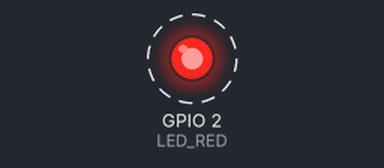
A sketch run on a simulated ESP32. Shown: output pins drawn as LEDs (lit = HIGH). Dashed ring = blinking.

Above: at 0.5 s.
Timing chart, 0 to 4.6 s (numbered marks = the images above):
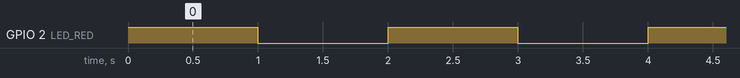

The sketch:

01_Blink.ino
```cpp
/*
 * STEM Engineering Workshop: From Embedded Systems to IoT and AI
 * กิจกรรมที่ 1.1: Blink LED - โปรแกรมแรกในชีวิต!
 *
 * สิ่งที่เรียนรู้:
 * - โครงสร้างโปรแกรม Arduino (setup/loop)
 * - digitalWrite สั่ง LED ติด/ดับ
 * - delay หน่วงเวลา
 *
 * การต่อวงจร:
 * ESP32 GPIO 2 → ตัวต้านทาน 220Ω → LED แดง (+) → GND (-)
 */

#define LED_RED 2   // LED แดง ต่อที่ขา GPIO 2

void setup() {
  pinMode(LED_RED, OUTPUT);   // ตั้งค่าขา LED เป็น OUTPUT (ส่งสัญญาณออก)
}

void loop() {
  digitalWrite(LED_RED, HIGH);  // สั่งให้ LED ติด
  delay(1000);                  // รอ 1000 มิลลิวินาที (1 วินาที)

  digitalWrite(LED_RED, LOW);   // สั่งให้ LED ดับ
  delay(1000);                  // รอ 1 วินาที

  // แล้ว loop จะวนกลับมาทำใหม่ → LED กระพริบไปเรื่อยๆ
}

/*
 * =============================================
 * 🎯 ลองทำ (Challenges):
 * =============================================
 * 1) เปลี่ยน delay เป็น 500 → เร็วขึ้นไหม?
 * 2) เปลี่ยน delay เป็น 100 → เร็วขนาดไหน?
 * 3) ทำให้ LED ติด 2 วินาที ดับ 0.5 วินาที
 * 4) ทำให้กระพริบ SOS (... --- ...)
 *    จุด = ติด 200ms, ขีด = ติด 600ms, เว้น = ดับ 200ms
 * =============================================
 */
```

Measured:
- by itself, GPIO 2 (LED_RED): alternates HIGH for 1.0 s and LOW for 1.0 s
